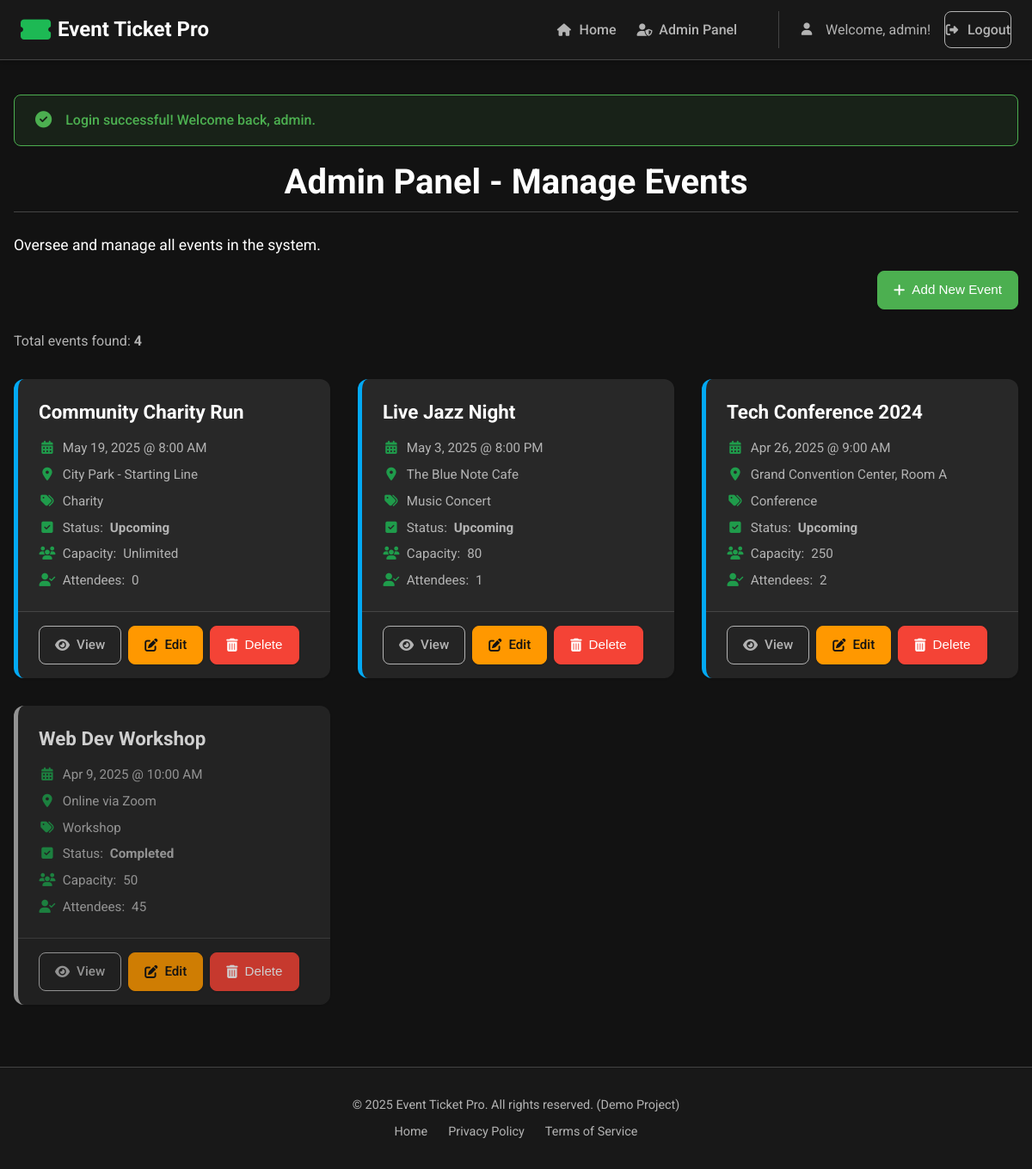
The page /public/admin.php (signed in) on the database its author committed.
### tables this page shows
CREATE TABLE events (
    id INTEGER PRIMARY KEY AUTOINCREMENT, -- SQLite syntax
    name VARCHAR(255) NOT NULL,
    date DATE NOT NULL,
    time TIME NOT NULL,
    location VARCHAR(255) NOT NULL,
    description TEXT NOT NULL,
    phone VARCHAR(30) NULL, -- Optional contact phone
    image_url VARCHAR(512) NULL, -- URL for event image (e.g., from Unsplash)
    category VARCHAR(100) NOT NULL,
    status VARCHAR(20) NOT NULL DEFAULT 'Upcoming', -- Upcoming, Ongoing, Completed, Cancelled
    capacity INTEGER UNSIGNED NOT NULL DEFAULT 0, -- 0 means unlimited
    attendees_count INTEGER UNSIGNED NOT NULL DEFAULT 0, -- Current RSVP count
    created_at DATETIME DEFAULT CURRENT_TIMESTAMP,
    created_by INTEGER NULL, -- Optional: Track admin who created it
    FOREIGN KEY (created_by) REFERENCES users(id) ON DELETE SET NULL -- Optional FK
);

### public/admin.php (the view, shortened to what this page needs)
<?php
require_once '../includes/database.php';
require_once '../includes/functions.php';
$pageTitle = "Admin Panel - Manage Events";
$events = [];
try {
    $stmt = $db->query("
        SELECT * FROM events
        ORDER BY CASE status
                    WHEN 'Ongoing' THEN 1
                    WHEN 'Upcoming' THEN 2
                    WHEN 'Cancelled' THEN 3
                    WHEN 'Completed' THEN 4
                    ELSE 5
                 END ASC,
                 date DESC, time DESC
        ");
    $events = $stmt->fetchAll();
} catch (PDOException $e) {
    error_log("Admin Panel: Fetch Events Error - " . $e->getMessage());
    setFlashMessage('error', 'Could not load the list of events due to a database issue.');
}
renderTemplate('header', ['pageTitle' => $pageTitle]);
?>
    <h1 class="page-title"><?php echo escape($pageTitle); ?></h1>
    <p class="lead">Oversee and manage all events in the system.</p>
    <div class="admin-actions mb-3">
        <a href="<?php echo baseUrl('event_edit.php');  ?>">
           <button type="button" class="action-button action-add">
             <i class="fas fa-plus" aria-hidden="true"></i> Add New Event
           </button>
        </a>
    </div>
    <?php if (empty($events) && !isset($_SESSION['flash_message'])): ?>
        <div class="message info">
            No events found in the system yet.
            <a href="<?php echo baseUrl('event_edit.php'); ?>" style="text-decoration: underline; color: inherit;">Create the first event now!</a>
        </div>
    <?php elseif (!empty($events)): ?>
        <p>Total events found: <strong><?php echo count($events); ?></strong></p>
        <div class="event-container admin-event-list">
            <?php foreach ($events as $event):
                 $eventId = (int)$event['id'];
            ?>
                <div class="event-card admin-card status-<?php echo strtolower(escape($event['status'])); ?>">
                    <h2 class="event-card-title"><?php e($event['name']); ?></h2>
                    <div class="event-card-details">
                        <p><i class="fas fa-calendar-alt" aria-hidden="true"></i> <span><?php echo formatDate($event['date'], 'M j, Y'); ?> @ <?php echo formatDate($event['time'], 'g:i A'); ?></span></p>
                        <p><i class="fas fa-map-marker-alt" aria-hidden="true"></i> <span><?php e($event['location']); ?></span></p>
                        <p><i class="fas fa-tags" aria-hidden="true"></i> <span><?php e($event['category']); ?></span></p>
                        <p><i class="fas fa-check-square" aria-hidden="true"></i> Status: <strong class="event-status-<?php echo strtolower(escape($event['status'])); ?>"><?php e($event['status']); ?></strong></p>
                        <p><i class="fas fa-users" aria-hidden="true"></i> Capacity: <span><?php echo ((int)$event['capacity'] === 0 ? 'Unlimited' : (int)$event['capacity']); ?></span></p>
                        <p><i class="fas fa-user-check" aria-hidden="true"></i> Attendees: <span><?php echo (int)$event['attendees_count']; ?></span></p>
                    </div>
                    <div class="event-card-actions admin-card-actions">
                         <a href="<?php echo baseUrl('event_view.php?id=' . $eventId); ?>" class="action-button action-view" title="View Event Details">
                           <i class="fas fa-eye" aria-hidden="true"></i> View
                        </a>
                         <a href="<?php echo baseUrl('event_edit.php?id=' . $eventId); ?>" class="action-button action-edit" title="Edit Event">
                            <i class="fas fa-edit" aria-hidden="true"></i> Edit
                        </a>
                         <form method="POST" action="<?php echo baseUrl('event_delete.php'); ?>" class="inline-form">
                            <button type="submit" class="action-button action-delete" title="Delete Event"
                                    data-confirm="Permanently delete the event '<?php e($event['name']); ?>'? This will also remove associated RSVPs. This action cannot be undone.">
                               <i class="fas fa-trash-alt" aria-hidden="true"></i> Delete
                            </button>
                        </form>
                    </div>
                </div>
            <?php endforeach; ?>
        </div>
    <?php endif; ?>
<?php
renderTemplate('footer');
?>

### includes/functions.php (shortened to what this page needs)
<?php
function baseUrl(string $path = ''): string {
     $baseUrl = rtrim(BASE_URL, '/') . '/';
     $path = ltrim($path, '/');
    return $baseUrl . $path;
}
function escape(?string $string): string {
    return htmlspecialchars($string ?? '', ENT_QUOTES | ENT_SUBSTITUTE, 'UTF-8');
}
function e(?string $string): void {
    echo escape($string);
}
function getFlashMessage(): ?array {
    $message = $_SESSION['flash_message'];
    if (is_array($message) && isset($message['type']) && isset($message['message'])) {
        return $message;
    }
    return null;
}
function renderTemplate(string $templateName, array $data = []): void {
    $templatePath = __DIR__ . DIRECTORY_SEPARATOR . 'templates' . DIRECTORY_SEPARATOR . $templateName . '.php';
    if (file_exists($templatePath)) {
        extract($data, EXTR_SKIP);
        include $templatePath;
    }
}
function formatDate(?string $dateString, string $format = 'F j, Y'): string {
    try {
        $date = new DateTime($dateString);
        return $date->format($format);
    } catch (Exception $e) {
        error_log("Error formatting date '{$dateString}': " . $e->getMessage());
        return '';
    }
}
?>

### includes/templates/header.php (shortened to what this page needs)
<!DOCTYPE html>
<html lang="en">
<head>
    <link rel="stylesheet" href="https://cdnjs.cloudflare.com/ajax/libs/font-awesome/6.5.2/css/all.min.css" />
    <link rel="stylesheet" href="<?php echo baseUrl('css/style.css?v=' . filemtime('../public/css/style.css')); ?>"> <?php  ?>
</head>
<body>
<?php
    $navbarData = [
        'isLoggedIn' => isAuthenticated(),
        'isAdmin' => isAdmin(),
        'username' => escape($_SESSION['username'] ?? null)
    ];
    renderTemplate('navbar', $navbarData);
?>
    <main class="container" id="main-content"> <?php  ?>
        <?php
              renderTemplate('messages');
        ?>

### includes/templates/navbar.php (shortened to what this page needs)
<header class="navbar" role="banner">
    <div class="navbar-brand">
        <a href="<?php echo baseUrl('index.php'); ?>" aria-label="<?php echo escape(APP_NAME); ?> Homepage">
            <i class="fas fa-ticket-alt" aria-hidden="true"></i> <?php  ?>
            <span><?php echo escape(APP_NAME); ?></span>
        </a>
    </div>
    <nav class="navbar-links" id="main-navigation" aria-label="Main Navigation">
        <a href="<?php echo baseUrl('index.php'); ?>"><i class="fas fa-home" aria-hidden="true"></i> Home</a>
        <?php if ($isLoggedIn): ?>
            <?php if ($isAdmin): ?>
                <a href="<?php echo baseUrl('admin.php'); ?>"><i class="fas fa-user-shield" aria-hidden="true"></i> Admin Panel</a>
            <?php else:  ?>
                <a href="<?php echo baseUrl('dashboard.php'); ?>"><i class="fas fa-tachometer-alt" aria-hidden="true"></i> Dashboard</a>
            <?php endif; ?>
            <div class="navbar-user-section">
                 <span class="navbar-user" role="status" aria-live="polite">
                     <i class="fas fa-user" aria-hidden="true"></i> Welcome, <?php echo $username; ?>!
                 </span>
                <a href="<?php echo baseUrl('logout.php'); ?>" class="navbar-logout-button">
                    <i class="fas fa-sign-out-alt" aria-hidden="true"></i> Logout
                </a>
             </div>
        <?php else:  ?>
            <a href="<?php echo baseUrl('login.php'); ?>"><i class="fas fa-sign-in-alt" aria-hidden="true"></i> Login</a>
            <a href="<?php echo baseUrl('register.php'); ?>"><i class="fas fa-user-plus" aria-hidden="true"></i> Register</a>
        <?php endif; ?>
    </nav>
</header>

### includes/templates/messages.php (shortened to what this page needs)
<?php
$flash = getFlashMessage();
?>
<?php if ($flash && isset($flash['type']) && isset($flash['message'])): ?>
    <?php
    $messageType = escape($flash['type']);
    $messageText = escape($flash['message']);
    $iconClass = match($messageType) {
        'success' => 'fas fa-check-circle',
        'error' => 'fas fa-exclamation-triangle',
        'info' => 'fas fa-info-circle',
        'warning' => 'fas fa-exclamation-circle',
        default => '',
    };
    $ariaRole = ($messageType === 'error' || $messageType === 'warning') ? 'alert' : 'status';
    ?>
    <div class="message <?php echo $messageType; ?>" role="<?php echo $ariaRole; ?>" aria-live="<?php echo ($ariaRole === 'alert' ? 'assertive' : 'polite'); ?>">
        <?php if ($iconClass): ?>
            <i class="<?php echo $iconClass; ?>" aria-hidden="true"></i>
        <?php endif; ?>
        <span><?php echo $messageText;  ?></span>
    </div>
<?php endif; ?>

### includes/templates/footer.php (shortened to what this page needs)
    </main> <?php  ?>
    <footer>
        <div class="footer-content">
            <p>&copy; <?php echo date('Y'); ?> <?php echo escape(APP_NAME); ?>. All rights reserved. (Demo Project)</p>
            <nav class="footer-links" aria-label="Footer Navigation">
                <a href="<?php echo baseUrl('index.php'); ?>">Home</a>
                <a href="#">Privacy Policy</a> <?php  ?>
                <a href="#">Terms of Service</a> <?php  ?>
            </nav>
        </div>
    </footer>
</body>
</html>

### rows shown on the page
events: name "Community Charity Run City Park - Starting Line Charity Upcoming", date "May 19, 2025", time "8:00 AM", capacity "Unlimited", attendees_count "0"
events: name "Live Jazz Night The Blue Note Cafe Music Concert Upcoming", date "May 3, 2025", time "8:00 PM", capacity "80", attendees_count "1"
events: name "Tech Conference 2024 Grand Convention Center, Room A Conference Upcoming", date "Apr 26, 2025", time "9:00 AM", capacity "250", attendees_count "2"
events: name "Web Dev Workshop Online via Zoom Workshop Completed", date "Apr 9, 2025", time "10:00 AM", capacity "50", attendees_count "45"

### other values the page prints
APP_NAME "Event Ticket Pro"
$username "admin"
$messageText "Login successful! Welcome back, admin."
$pageTitle "Admin Panel - Manage Events"
count($events) "4"
